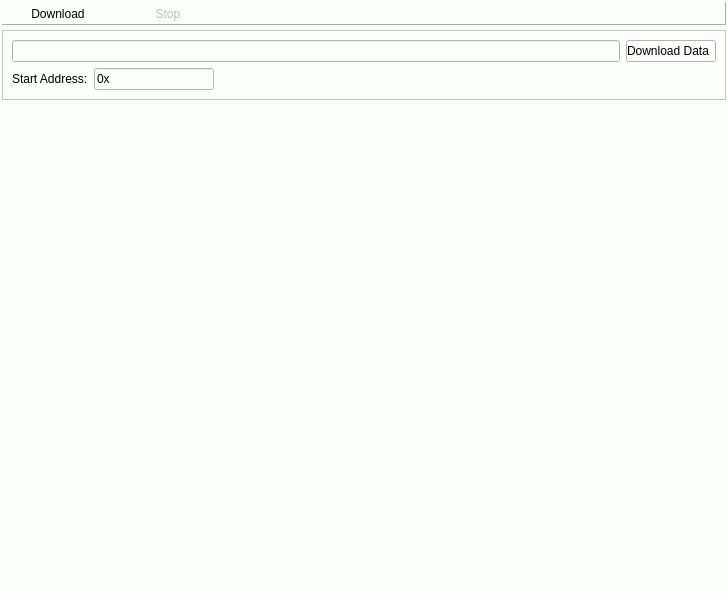
<?xml version="1.0" encoding="UTF-8"?>
<ui version="4.0">
 <class>BromAdapterWidget</class>
 <widget class="QWidget" name="BromAdapterWidget">
  <property name="geometry">
   <rect>
    <x>0</x>
    <y>0</y>
    <width>728</width>
    <height>598</height>
   </rect>
  </property>
  <property name="windowTitle">
   <string>Form</string>
  </property>
  <property name="styleSheet">
   <string notr="true">background-color: rgb(250, 255, 247);</string>
  </property>
  <layout class="QVBoxLayout" name="verticalLayout">
   <property name="spacing">
    <number>5</number>
   </property>
   <property name="leftMargin">
    <number>2</number>
   </property>
   <property name="topMargin">
    <number>2</number>
   </property>
   <property name="rightMargin">
    <number>2</number>
   </property>
   <property name="bottomMargin">
    <number>2</number>
   </property>
   <item>
    <widget class="QFrame" name="frame_buttontoolb">
     <property name="frameShape">
      <enum>QFrame::Panel</enum>
     </property>
     <property name="frameShadow">
      <enum>QFrame::Raised</enum>
     </property>
     <layout class="QHBoxLayout" name="horizontalLayout_4">
      <property name="spacing">
       <number>0</number>
      </property>
      <property name="leftMargin">
       <number>0</number>
      </property>
      <property name="topMargin">
       <number>0</number>
      </property>
      <property name="rightMargin">
       <number>0</number>
      </property>
      <property name="bottomMargin">
       <number>0</number>
      </property>
      <item>
       <widget class="QToolButton" name="toolButton_download">
        <property name="enabled">
         <bool>true</bool>
        </property>
        <property name="sizePolicy">
         <sizepolicy hsizetype="Fixed" vsizetype="Preferred">
          <horstretch>0</horstretch>
          <verstretch>0</verstretch>
         </sizepolicy>
        </property>
        <property name="minimumSize">
         <size>
          <width>110</width>
          <height>0</height>
         </size>
        </property>
        <property name="toolTip">
         <string>Ctrl + B</string>
        </property>
        <property name="statusTip">
         <string/>
        </property>
        <property name="styleSheet">
         <string notr="true">border-width:2px;</string>
        </property>
        <property name="text">
         <string>Download</string>
        </property>
        <property name="icon">
         <iconset resource="../Resources/icon.qrc">
          <normaloff>:/images/download.png</normaloff>:/images/download.png</iconset>
        </property>
        <property name="iconSize">
         <size>
          <width>24</width>
          <height>24</height>
         </size>
        </property>
        <property name="shortcut">
         <string>Ctrl+B</string>
        </property>
        <property name="toolButtonStyle">
         <enum>Qt::ToolButtonTextUnderIcon</enum>
        </property>
        <property name="autoRaise">
         <bool>true</bool>
        </property>
       </widget>
      </item>
      <item>
       <widget class="QToolButton" name="toolButton_stop">
        <property name="enabled">
         <bool>false</bool>
        </property>
        <property name="sizePolicy">
         <sizepolicy hsizetype="Fixed" vsizetype="Preferred">
          <horstretch>0</horstretch>
          <verstretch>0</verstretch>
         </sizepolicy>
        </property>
        <property name="minimumSize">
         <size>
          <width>110</width>
          <height>0</height>
         </size>
        </property>
        <property name="toolTip">
         <string>Shift + B</string>
        </property>
        <property name="styleSheet">
         <string notr="true">border-width:2px;</string>
        </property>
        <property name="text">
         <string>Stop</string>
        </property>
        <property name="icon">
         <iconset resource="../Resources/icon.qrc">
          <normaloff>:/images/stop.png</normaloff>:/images/stop.png</iconset>
        </property>
        <property name="iconSize">
         <size>
          <width>24</width>
          <height>24</height>
         </size>
        </property>
        <property name="shortcut">
         <string>Shift+B</string>
        </property>
        <property name="toolButtonStyle">
         <enum>Qt::ToolButtonTextUnderIcon</enum>
        </property>
        <property name="autoRaise">
         <bool>true</bool>
        </property>
       </widget>
      </item>
      <item>
       <spacer name="horizontalSpacer">
        <property name="orientation">
         <enum>Qt::Horizontal</enum>
        </property>
        <property name="sizeHint" stdset="0">
         <size>
          <width>176</width>
          <height>20</height>
         </size>
        </property>
       </spacer>
      </item>
     </layout>
    </widget>
   </item>
   <item>
    <widget class="QFrame" name="frame_download">
     <property name="frameShape">
      <enum>QFrame::StyledPanel</enum>
     </property>
     <property name="frameShadow">
      <enum>QFrame::Raised</enum>
     </property>
     <layout class="QGridLayout" name="gridLayout_2">
      <item row="0" column="0">
       <layout class="QHBoxLayout" name="horizontalLayout_3">
        <item>
         <widget class="QLineEdit" name="lineEdit_dataPath">
          <property name="readOnly">
           <bool>true</bool>
          </property>
         </widget>
        </item>
        <item>
         <widget class="QPushButton" name="pushButton_data">
          <property name="enabled">
           <bool>true</bool>
          </property>
          <property name="styleSheet">
           <string notr="true">QPushButton {
    text-align:left;
}</string>
          </property>
          <property name="text">
           <string>Download Data</string>
          </property>
          <property name="icon">
           <iconset resource="../Resources/icon.qrc">
            <normaloff>:/images/folder.png</normaloff>:/images/folder.png</iconset>
          </property>
          <property name="iconSize">
           <size>
            <width>20</width>
            <height>20</height>
           </size>
          </property>
         </widget>
        </item>
       </layout>
      </item>
      <item row="1" column="0">
       <layout class="QHBoxLayout" name="horizontalLayout_2">
        <item>
         <widget class="QLabel" name="label_startAddress">
          <property name="text">
           <string>Start Address:</string>
          </property>
         </widget>
        </item>
        <item>
         <widget class="QLineEdit" name="lineEdit_startAddress">
          <property name="minimumSize">
           <size>
            <width>100</width>
            <height>0</height>
           </size>
          </property>
          <property name="maximumSize">
           <size>
            <width>120</width>
            <height>16777215</height>
           </size>
          </property>
          <property name="text">
           <string>0x</string>
          </property>
          <property name="maxLength">
           <number>18</number>
          </property>
          <property name="cursorPosition">
           <number>2</number>
          </property>
          <property name="placeholderText">
           <string>Input address</string>
          </property>
         </widget>
        </item>
        <item>
         <spacer name="horizontalSpacer_3">
          <property name="orientation">
           <enum>Qt::Horizontal</enum>
          </property>
          <property name="sizeHint" stdset="0">
           <size>
            <width>40</width>
            <height>20</height>
           </size>
          </property>
         </spacer>
        </item>
       </layout>
      </item>
     </layout>
    </widget>
   </item>
   <item>
    <spacer name="verticalSpacer">
     <property name="orientation">
      <enum>Qt::Vertical</enum>
     </property>
     <property name="sizeHint" stdset="0">
      <size>
       <width>20</width>
       <height>443</height>
      </size>
     </property>
    </spacer>
   </item>
  </layout>
 </widget>
 <resources>
  <include location="../Resources/icon.qrc"/>
 </resources>
 <connections/>
</ui>
